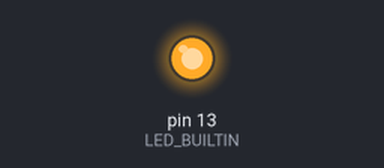
Simulated run of this sketch. Board: Arduino Uno, built with avr-gcc and run on an emulated ATmega328P. On the bench: output pins drawn as LEDs (lit = HIGH).

Above: at 1.6 s.
At 5.98 s:
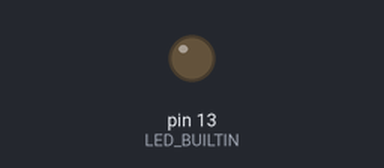
Timing chart, 0 to 6.3 s (numbered marks = the images above):
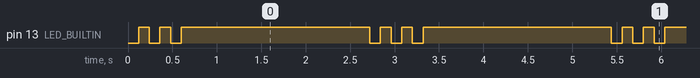

Measured:
- by itself, pin 13 (LED_BUILTIN): repeats every 2.7 s: LOW 0.12 s, HIGH 0.12 s, LOW 0.12 s, HIGH 2.1 s, LOW 0.12 s, HIGH 0.12 s
- by itself, everything shown: repeats every 2.7 s, in 6 steps

The sketch:

step2a.ino
```cpp
// (licence header left out)
void dit() {                              // SEND A DIT TO PIEZO & LED
  digitalWrite(LED_BUILTIN,0);            // turn on LED
  delay(120);                             // wait 120 milliseconds
  digitalWrite(LED_BUILTIN,1);            // turn off LED
  delay(120);                             // space between code elements
}

void setup() {
  pinMode(LED_BUILTIN,OUTPUT);
}

void loop() {                             // HERES WHERE IT ALL HAPPENS:
  dit(); dit(); dit();                    // send 'S' in Morse
  delay(2000);                            // repeat every 2 seconds
}
```
